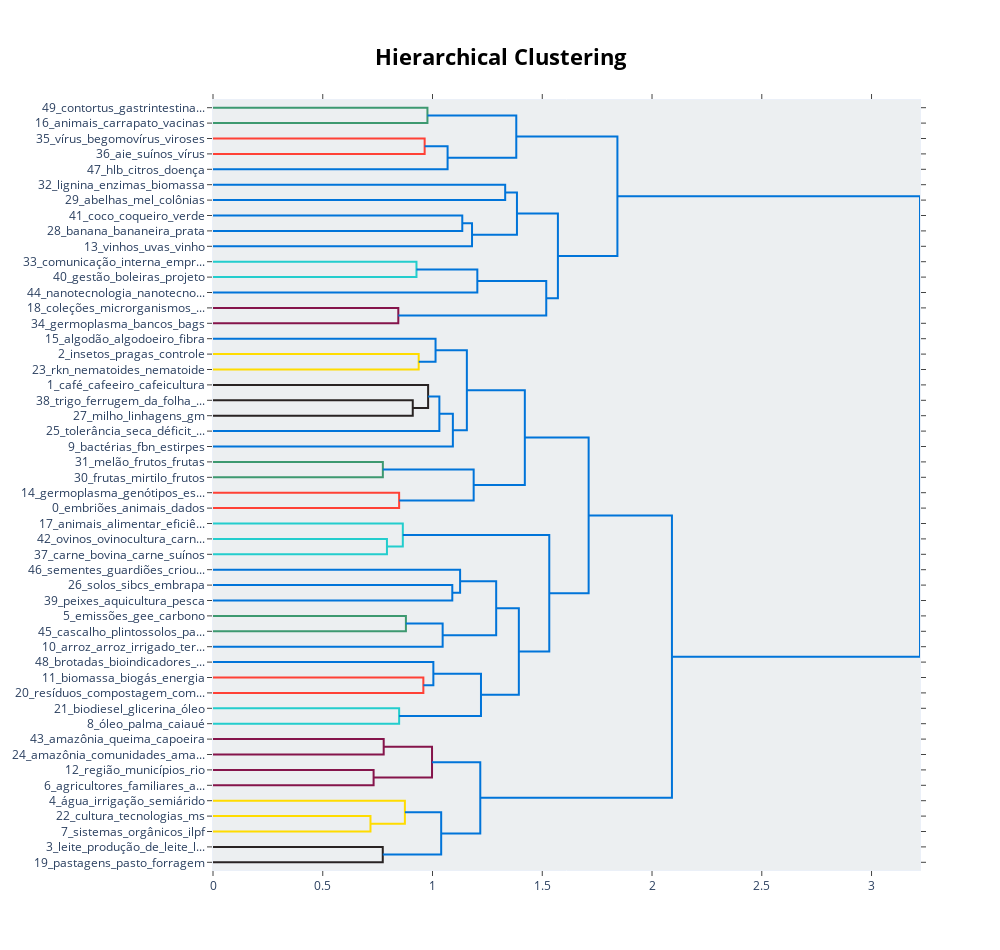

The cell this chart's notebook holds for it:
### Code cell
topic_model.visualize_hierarchy(top_n_topics=50)

### Figure 1 — Plotly figure (JSON) as saved in the notebook; plotly's stock layout.template omitted (floating-point values rounded to 4 significant figures)
{"data": [{"hoverinfo": "text", "marker": {"color": "rgb(61,153,112)"}, "mode": "lines", "type": "scatter", "x": [0, 0.9769, 0.9769, 0], "xaxis": "x", "y": [-5, -5, -15, -15], "yaxis": "y"}, {"hoverinfo": "text", "marker": {"color": "rgb(255,65,54)"}, "mode": "lines", "type": "scatter", "x": [0, 0.9642, 0.9642, 0], "xaxis": "x", "y": [-25, -25, -35, -35], "yaxis": "y"}, {"hoverinfo": "text", "marker": {"color": "rgb(0,116,217)"}, "mode": "lines", "type": "scatter", "x": [0.9642, 1.069, 1.069, 0], "xaxis": "x", "y": [-30, -30, -45, -45], "yaxis": "y"}, {"hoverinfo": "text", "marker": {"color": "rgb(0,116,217)"}, "mode": "lines", "type": "scatter", "x": [0.9769, 1.382, 1.382, 1.069], "xaxis": "x", "y": [-10, -10, -37.5, -37.5], "yaxis": "y"}, {"hoverinfo": "text", "marker": {"color": "rgb(0,116,217)"}, "mode": "lines", "type": "scatter", "x": [0, 1.331, 1.331, 0], "xaxis": "x", "y": [-55, -55, -65, -65], "yaxis": "y"}, {"hoverinfo": "text", "marker": {"color": "rgb(0,116,217)"}, "mode": "lines", "type": "scatter", "x": [0, 1.136, 1.136, 0], "xaxis": "x", "y": [-75, -75, -85, -85], "yaxis": "y"}, {"hoverinfo": "text", "marker": {"color": "rgb(0,116,217)"}, "mode": "lines", "type": "scatter", "x": [1.136, 1.18, 1.18, 0], "xaxis": "x", "y": [-80, -80, -95, -95], "yaxis": "y"}, {"hoverinfo": "text", "marker": {"color": "rgb(0,116,217)"}, "mode": "lines", "type": "scatter", "x": [1.331, 1.385, 1.385, 1.18], "xaxis": "x", "y": [-60, -60, -87.5, -87.5], "yaxis": "y"}, {"hoverinfo": "text", "marker": {"color": "rgb(35,205,205)"}, "mode": "lines", "type": "scatter", "x": [0, 0.9269, 0.9269, 0], "xaxis": "x", "y": [-105, -105, -115, -115], "yaxis": "y"}, {"hoverinfo": "text", "marker": {"color": "rgb(0,116,217)"}, "mode": "lines", "type": "scatter", "x": [0.9269, 1.204, 1.204, 0], "xaxis": "x", "y": [-110, -110, -125, -125], "yaxis": "y"}, {"hoverinfo": "text", "marker": {"color": "rgb(133,20,75)"}, "mode": "lines", "type": "scatter", "x": [0, 0.8442, 0.8442, 0], "xaxis": "x", "y": [-135, -135, -145, -145], "yaxis": "y"}, {"hoverinfo": "text", "marker": {"color": "rgb(0,116,217)"}, "mode": "lines", "type": "scatter", "x": [1.204, 1.518, 1.518, 0.8442], "xaxis": "x", "y": [-117.5, -117.5, -140, -140], "yaxis": "y"}, {"hoverinfo": "text", "marker": {"color": "rgb(0,116,217)"}, "mode": "lines", "type": "scatter", "x": [1.385, 1.571, 1.571, 1.518], "xaxis": "x", "y": [-73.75, -73.75, -128.8, -128.8], "yaxis": "y"}, {"hoverinfo": "text", "marker": {"color": "rgb(0,116,217)"}, "mode": "lines", "type": "scatter", "x": [1.382, 1.842, 1.842, 1.571], "xaxis": "x", "y": [-23.75, -23.75, -101.2, -101.2], "yaxis": "y"}, {"hoverinfo": "text", "marker": {"color": "rgb(255,220,0)"}, "mode": "lines", "type": "scatter", "x": [0, 0.937, 0.937, 0], "xaxis": "x", "y": [-165, -165, -175, -175], "yaxis": "y"}, {"hoverinfo": "text", "marker": {"color": "rgb(0,116,217)"}, "mode": "lines", "type": "scatter", "x": [0, 1.014, 1.014, 0.937], "xaxis": "x", "y": [-155, -155, -170, -170], "yaxis": "y"}, {"hoverinfo": "text", "marker": {"color": "rgb(40,35,35)"}, "mode": "lines", "type": "scatter", "x": [0, 0.91, 0.91, 0], "xaxis": "x", "y": [-195, -195, -205, -205], "yaxis": "y"}, {"hoverinfo": "text", "marker": {"color": "rgb(40,35,35)"}, "mode": "lines", "type": "scatter", "x": [0, 0.9799, 0.9799, 0.91], "xaxis": "x", "y": [-185, -185, -200, -200], "yaxis": "y"}, {"hoverinfo": "text", "marker": {"color": "rgb(0,116,217)"}, "mode": "lines", "type": "scatter", "x": [0.9799, 1.031, 1.031, 0], "xaxis": "x", "y": [-192.5, -192.5, -215, -215], "yaxis": "y"}, {"hoverinfo": "text", "marker": {"color": "rgb(0,116,217)"}, "mode": "lines", "type": "scatter", "x": [1.031, 1.093, 1.093, 0], "xaxis": "x", "y": [-203.8, -203.8, -225, -225], "yaxis": "y"}, {"hoverinfo": "text", "marker": {"color": "rgb(0,116,217)"}, "mode": "lines", "type": "scatter", "x": [1.014, 1.156, 1.156, 1.093], "xaxis": "x", "y": [-162.5, -162.5, -214.4, -214.4], "yaxis": "y"}, {"hoverinfo": "text", "marker": {"color": "rgb(61,153,112)"}, "mode": "lines", "type": "scatter", "x": [0, 0.7737, 0.7737, 0], "xaxis": "x", "y": [-235, -235, -245, -245], "yaxis": "y"}, {"hoverinfo": "text", "marker": {"color": "rgb(255,65,54)"}, "mode": "lines", "type": "scatter", "x": [0, 0.848, 0.848, 0], "xaxis": "x", "y": [-255, -255, -265, -265], "yaxis": "y"}, {"hoverinfo": "text", "marker": {"color": "rgb(0,116,217)"}, "mode": "lines", "type": "scatter", "x": [0.7737, 1.188, 1.188, 0.848], "xaxis": "x", "y": [-240, -240, -260, -260], "yaxis": "y"}, {"hoverinfo": "text", "marker": {"color": "rgb(0,116,217)"}, "mode": "lines", "type": "scatter", "x": [1.156, 1.421, 1.421, 1.188], "xaxis": "x", "y": [-188.4, -188.4, -250, -250], "yaxis": "y"}, {"hoverinfo": "text", "marker": {"color": "rgb(35,205,205)"}, "mode": "lines", "type": "scatter", "x": [0, 0.7924, 0.7924, 0], "xaxis": "x", "y": [-285, -285, -295, -295], "yaxis": "y"}, {"hoverinfo": "text", "marker": {"color": "rgb(35,205,205)"}, "mode": "lines", "type": "scatter", "x": [0, 0.8647, 0.8647, 0.7924], "xaxis": "x", "y": [-275, -275, -290, -290], "yaxis": "y"}, {"hoverinfo": "text", "marker": {"color": "rgb(0,116,217)"}, "mode": "lines", "type": "scatter", "x": [0, 1.09, 1.09, 0], "xaxis": "x", "y": [-315, -315, -325, -325], "yaxis": "y"}, {"hoverinfo": "text", "marker": {"color": "rgb(0,116,217)"}, "mode": "lines", "type": "scatter", "x": [0, 1.126, 1.126, 1.09], "xaxis": "x", "y": [-305, -305, -320, -320], "yaxis": "y"}, {"hoverinfo": "text", "marker": {"color": "rgb(61,153,112)"}, "mode": "lines", "type": "scatter", "x": [0, 0.8788, 0.8788, 0], "xaxis": "x", "y": [-335, -335, -345, -345], "yaxis": "y"}, {"hoverinfo": "text", "marker": {"color": "rgb(0,116,217)"}, "mode": "lines", "type": "scatter", "x": [0.8788, 1.046, 1.046, 0], "xaxis": "x", "y": [-340, -340, -355, -355], "yaxis": "y"}, {"hoverinfo": "text", "marker": {"color": "rgb(0,116,217)"}, "mode": "lines", "type": "scatter", "x": [1.126, 1.29, 1.29, 1.046], "xaxis": "x", "y": [-312.5, -312.5, -347.5, -347.5], "yaxis": "y"}, {"hoverinfo": "text", "marker": {"color": "rgb(255,65,54)"}, "mode": "lines", "type": "scatter", "x": [0, 0.9583, 0.9583, 0], "xaxis": "x", "y": [-375, -375, -385, -385], "yaxis": "y"}, {"hoverinfo": "text", "marker": {"color": "rgb(0,116,217)"}, "mode": "lines", "type": "scatter", "x": [0, 1.004, 1.004, 0.9583], "xaxis": "x", "y": [-365, -365, -380, -380], "yaxis": "y"}, {"hoverinfo": "text", "marker": {"color": "rgb(35,205,205)"}, "mode": "lines", "type": "scatter", "x": [0, 0.848, 0.848, 0], "xaxis": "x", "y": [-395, -395, -405, -405], "yaxis": "y"}, {"hoverinfo": "text", "marker": {"color": "rgb(0,116,217)"}, "mode": "lines", "type": "scatter", "x": [1.004, 1.221, 1.221, 0.848], "xaxis": "x", "y": [-372.5, -372.5, -400, -400], "yaxis": "y"}, {"hoverinfo": "text", "marker": {"color": "rgb(0,116,217)"}, "mode": "lines", "type": "scatter", "x": [1.29, 1.393, 1.393, 1.221], "xaxis": "x", "y": [-330, -330, -386.2, -386.2], "yaxis": "y"}, {"hoverinfo": "text", "marker": {"color": "rgb(0,116,217)"}, "mode": "lines", "type": "scatter", "x": [0.8647, 1.532, 1.532, 1.393], "xaxis": "x", "y": [-282.5, -282.5, -358.1, -358.1], "yaxis": "y"}, {"hoverinfo": "text", "marker": {"color": "rgb(0,116,217)"}, "mode": "lines", "type": "scatter", "x": [1.421, 1.711, 1.711, 1.532], "xaxis": "x", "y": [-219.2, -219.2, -320.3, -320.3], "yaxis": "y"}, {"hoverinfo": "text", "marker": {"color": "rgb(133,20,75)"}, "mode": "lines", "type": "scatter", "x": [0, 0.7776, 0.7776, 0], "xaxis": "x", "y": [-415, -415, -425, -425], "yaxis": "y"}, {"hoverinfo": "text", "marker": {"color": "rgb(133,20,75)"}, "mode": "lines", "type": "scatter", "x": [0, 0.7316, 0.7316, 0], "xaxis": "x", "y": [-435, -435, -445, -445], "yaxis": "y"}, {"hoverinfo": "text", "marker": {"color": "rgb(133,20,75)"}, "mode": "lines", "type": "scatter", "x": [0.7776, 0.9978, 0.9978, 0.7316], "xaxis": "x", "y": [-420, -420, -440, -440], "yaxis": "y"}, {"hoverinfo": "text", "marker": {"color": "rgb(255,220,0)"}, "mode": "lines", "type": "scatter", "x": [0, 0.7174, 0.7174, 0], "xaxis": "x", "y": [-465, -465, -475, -475], "yaxis": "y"}, {"hoverinfo": "text", "marker": {"color": "rgb(255,220,0)"}, "mode": "lines", "type": "scatter", "x": [0, 0.8742, 0.8742, 0.7174], "xaxis": "x", "y": [-455, -455, -470, -470], "yaxis": "y"}, {"hoverinfo": "text", "marker": {"color": "rgb(40,35,35)"}, "mode": "lines", "type": "scatter", "x": [0, 0.7733, 0.7733, 0], "xaxis": "x", "y": [-485, -485, -495, -495], "yaxis": "y"}, {"hoverinfo": "text", "marker": {"color": "rgb(0,116,217)"}, "mode": "lines", "type": "scatter", "x": [0.8742, 1.039, 1.039, 0.7733], "xaxis": "x", "y": [-462.5, -462.5, -490, -490], "yaxis": "y"}, {"hoverinfo": "text", "marker": {"color": "rgb(0,116,217)"}, "mode": "lines", "type": "scatter", "x": [0.9978, 1.218, 1.218, 1.039], "xaxis": "x", "y": [-430, -430, -476.2, -476.2], "yaxis": "y"}, {"hoverinfo": "text", "marker": {"color": "rgb(0,116,217)"}, "mode": "lines", "type": "scatter", "x": [1.711, 2.091, 2.091, 1.218], "xaxis": "x", "y": [-269.8, -269.8, -453.1, -453.1], "yaxis": "y"}, {"hoverinfo": "text", "marker": {"color": "rgb(0,116,217)"}, "mode": "lines", "type": "scatter", "x": [1.842, 3.221, 3.221, 2.091], "xaxis": "x", "y": [-62.5, -62.5, -361.4, -361.4], "yaxis": "y"}], "layout": {"autosize": false, "height": 950, "hoverlabel": {"bgcolor": "white", "font": {"family": "Rockwell", "size": 16}}, "hovermode": "closest", "plot_bgcolor": "#ECEFF1", "showlegend": false, "title": {"font": {"color": "Black", "size": 22}, "text": "<b>Hierarchical Clustering</b>", "x": 0.5, "xanchor": "center", "yanchor": "top"}, "width": 1000, "xaxis": {"mirror": "allticks", "rangemode": "tozero", "showgrid": false, "showline": true, "showticklabels": true, "ticks": "outside", "type": "linear", "zeroline": false}, "yaxis": {"mirror": "allticks", "range": [-500, 0], "rangemode": "tozero", "showgrid": false, "showline": true, "showticklabels": true, "tickmode": "array", "ticks": "outside", "ticktext": ["49_contortus_gastrintestina...", "16_animais_carrapato_vacinas", "35_vírus_begomovírus_viroses", "36_aie_suínos_vírus", "47_hlb_citros_doença", "32_lignina_enzimas_biomassa", "29_abelhas_mel_colônias", "41_coco_coqueiro_verde", "28_banana_bananeira_prata", "13_vinhos_uvas_vinho", "33_comunicação_interna_empr...", "40_gestão_boleiras_projeto", "44_nanotecnologia_nanotecno...", "18_coleções_microrganismos_...", "34_germoplasma_bancos_bags", "15_algodão_algodoeiro_fibra", "2_insetos_pragas_controle", "23_rkn_nematoides_nematoide", "1_café_cafeeiro_cafeicultura", "38_trigo_ferrugem_da_folha_...", "27_milho_linhagens_gm", "25_tolerância_seca_déficit_...", "9_bactérias_fbn_estirpes", "31_melão_frutos_frutas", "30_frutas_mirtilo_frutos", "14_germoplasma_genótipos_es...", "0_embriões_animais_dados", "17_animais_alimentar_eficiê...", "42_ovinos_ovinocultura_carn...", "37_carne_bovina_carne_suínos", "46_sementes_guardiões_criou...", "26_solos_sibcs_embrapa", "39_peixes_aquicultura_pesca", "5_emissões_gee_carbono", "45_cascalho_plintossolos_pa...", "10_arroz_arroz_irrigado_ter...", "48_brotadas_bioindicadores_...", "11_biomassa_biogás_energia", "20_resíduos_compostagem_com...", "21_biodiesel_glicerina_óleo", "8_óleo_palma_caiaué", "43_amazônia_queima_capoeira", "24_amazônia_comunidades_ama...", "12_região_municípios_rio", "6_agricultores_familiares_a...", "4_água_irrigação_semiárido", "22_cultura_tecnologias_ms", "7_sistemas_orgânicos_ilpf", "3_leite_produção_de_leite_l...", "19_pastagens_pasto_forragem"], "tickvals": [-5, -15, -25, -35, -45, -55, -65, -75, -85, -95, -105, -115, -125, -135, -145, -155, -165, -175, -185, -195, -205, -215, -225, -235, -245, -255, -265, -275, -285, -295, -305, -315, -325, -335, -345, -355, -365, -375, -385, -395, -405, -415, -425, -435, -445, -455, -465, -475, -485, -495], "type": "linear", "zeroline": false}}}
